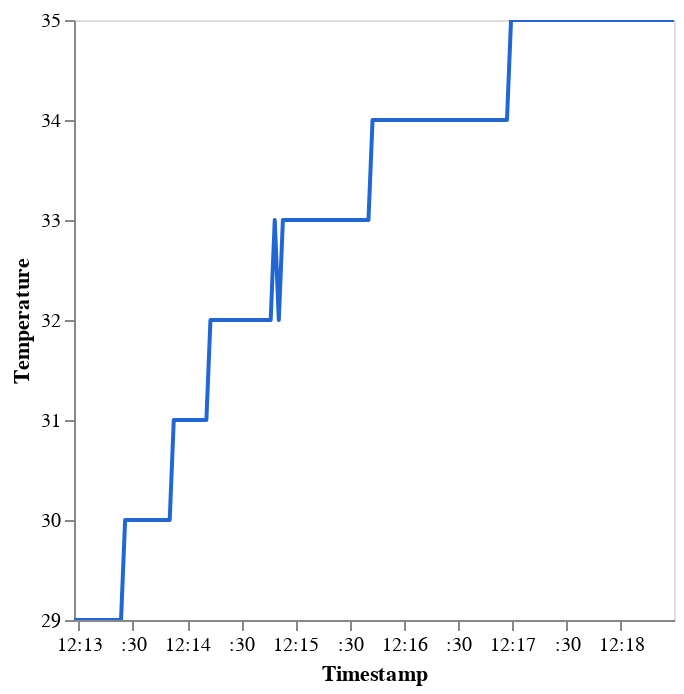

The cell this chart's notebook holds for it:
### Code cell
(lambda: DeepnoteChart(df, """{"layer":[{"layer":[{"mark":{"clip":true,"type":"trail","color":"#2266D3","tooltip":true},"encoding":{"x":{"axis":{"grid":false},"sort":null,"type":"temporal","field":"Timestamp","scale":{"type":"linear","zero":false}},"y":{"axis":{"grid":false},"sort":null,"type":"quantitative","field":"Temperature","scale":{"type":"linear","zero":false},"format":{"type":"default","decimals":null},"formatType":"numberFormatFromNumberType"}}}]}],"title":"","config":{"legend":{}},"$schema":"https://vega.github.io/schema/vega-lite/v5.json","encoding":{},"usermeta":{"tooltipDefaultMode":true}}""") if 'DeepnoteChart' in globals() else _dntk.DeepnoteChart(df, """{"layer":[{"layer":[{"mark":{"clip":true,"type":"trail","color":"#2266D3","tooltip":true},"encoding":{"x":{"axis":{"grid":false},"sort":null,"type":"temporal","field":"Timestamp","scale":{"type":"linear","zero":false}},"y":{"axis":{"grid":false},"sort":null,"type":"quantitative","field":"Temperature","scale":{"type":"linear","zero":false},"format":{"type":"default","decimals":null},"formatType":"numberFormatFromNumberType"}}}]}],"title":"","config":{"legend":{}},"$schema":"https://vega.github.io/schema/vega-lite/v5.json","encoding":{},"usermeta":{"tooltipDefaultMode":true}}"""))()

### Figure 1 — Vega-Lite specification as saved in the notebook (floating-point values rounded to 4 significant figures)
{"$schema": "https://vega.github.io/schema/vega-lite/v5.json", "config": {"legend": {}}, "data": {"values": [{"Humidity": 22, "Temperature": 29, "Timestamp": "2025-01-31T12:12:57.465000"}, {"Humidity": 22, "Temperature": 29, "Timestamp": "2025-01-31T12:13:04.243000"}, {"Humidity": 22, "Temperature": 29, "Timestamp": "2025-01-31T12:13:16.697000"}, {"Humidity": 21, "Temperature": 29, "Timestamp": "2025-01-31T12:13:18.961000"}, {"Humidity": 21, "Temperature": 29, "Timestamp": "2025-01-31T12:13:21.226000"}, {"Humidity": 21, "Temperature": 29, "Timestamp": "2025-01-31T12:13:23.487000"}, {"Humidity": 20, "Temperature": 30, "Timestamp": "2025-01-31T12:13:25.747000"}, {"Humidity": 20, "Temperature": 30, "Timestamp": "2025-01-31T12:13:28.003000"}, {"Humidity": 20, "Temperature": 30, "Timestamp": "2025-01-31T12:13:30.261000"}, {"Humidity": 20, "Temperature": 30, "Timestamp": "2025-01-31T12:13:32.517000"}, {"Humidity": 20, "Temperature": 30, "Timestamp": "2025-01-31T12:13:34.771000"}, {"Humidity": 19, "Temperature": 30, "Timestamp": "2025-01-31T12:13:37.026000"}, {"Humidity": 19, "Temperature": 30, "Timestamp": "2025-01-31T12:13:50.422000"}, {"Humidity": 18, "Temperature": 31, "Timestamp": "2025-01-31T12:13:52.677000"}, {"Humidity": 18, "Temperature": 31, "Timestamp": "2025-01-31T12:13:54.936000"}, {"Humidity": 18, "Temperature": 31, "Timestamp": "2025-01-31T12:13:57.190000"}, {"Humidity": 18, "Temperature": 31, "Timestamp": "2025-01-31T12:13:59.445000"}, {"Humidity": 17, "Temperature": 31, "Timestamp": "2025-01-31T12:14:01.699000"}, {"Humidity": 17, "Temperature": 31, "Timestamp": "2025-01-31T12:14:03.954000"}, {"Humidity": 17, "Temperature": 31, "Timestamp": "2025-01-31T12:14:06.208000"}, {"Humidity": 17, "Temperature": 31, "Timestamp": "2025-01-31T12:14:08.462000"}, {"Humidity": 17, "Temperature": 31, "Timestamp": "2025-01-31T12:14:10.717000"}, {"Humidity": 17, "Temperature": 32, "Timestamp": "2025-01-31T12:14:12.974000"}, {"Humidity": 16, "Temperature": 32, "Timestamp": "2025-01-31T12:14:44.042000"}, {"Humidity": 16, "Temperature": 32, "Timestamp": "2025-01-31T12:14:46.297000"}, {"Humidity": 15, "Temperature": 33, "Timestamp": "2025-01-31T12:14:48.551000"}, {"Humidity": 15, "Temperature": 32, "Timestamp": "2025-01-31T12:14:50.805000"}, {"Humidity": 15, "Temperature": 33, "Timestamp": "2025-01-31T12:14:53.059000"}, {"Humidity": 15, "Temperature": 33, "Timestamp": "2025-01-31T12:14:55.314000"}, {"Humidity": 15, "Temperature": 33, "Timestamp": "2025-01-31T12:14:57.568000"}, {"Humidity": 15, "Temperature": 33, "Timestamp": "2025-01-31T12:14:59.822000"}, {"Humidity": 15, "Temperature": 33, "Timestamp": "2025-01-31T12:15:02.077000"}, {"Humidity": 15, "Temperature": 33, "Timestamp": "2025-01-31T12:15:04.331000"}, {"Humidity": 15, "Temperature": 33, "Timestamp": "2025-01-31T12:15:06.585000"}, {"Humidity": 15, "Temperature": 33, "Timestamp": "2025-01-31T12:15:11.093000"}, {"Humidity": 14, "Temperature": 33, "Timestamp": "2025-01-31T12:15:13.347000"}, {"Humidity": 14, "Temperature": 33, "Timestamp": "2025-01-31T12:15:15.602000"}, {"Humidity": 14, "Temperature": 33, "Timestamp": "2025-01-31T12:15:17.856000"}, {"Humidity": 14, "Temperature": 33, "Timestamp": "2025-01-31T12:15:20.110000"}, {"Humidity": 13, "Temperature": 33, "Timestamp": "2025-01-31T12:15:22.364000"}, {"Humidity": 13, "Temperature": 33, "Timestamp": "2025-01-31T12:15:24.618000"}, {"Humidity": 13, "Temperature": 33, "Timestamp": "2025-01-31T12:15:26.872000"}, {"Humidity": 13, "Temperature": 33, "Timestamp": "2025-01-31T12:15:29.127000"}, {"Humidity": 13, "Temperature": 33, "Timestamp": "2025-01-31T12:15:31.381000"}, {"Humidity": 13, "Temperature": 33, "Timestamp": "2025-01-31T12:15:33.635000"}, {"Humidity": 13, "Temperature": 33, "Timestamp": "2025-01-31T12:15:38.154000"}, {"Humidity": 12, "Temperature": 33, "Timestamp": "2025-01-31T12:15:40.409000"}, {"Humidity": 13, "Temperature": 34, "Timestamp": "2025-01-31T12:15:42.663000"}, {"Humidity": 13, "Temperature": 34, "Timestamp": "2025-01-31T12:15:44.917000"}, {"Humidity": 13, "Temperature": 34, "Timestamp": "2025-01-31T12:15:47.171000"}, {"Humidity": 13, "Temperature": 34, "Timestamp": "2025-01-31T12:15:49.425000"}, {"Humidity": 13, "Temperature": 34, "Timestamp": "2025-01-31T12:15:51.679000"}, {"Humidity": 12, "Temperature": 34, "Timestamp": "2025-01-31T12:15:53.933000"}, {"Humidity": 12, "Temperature": 34, "Timestamp": "2025-01-31T12:15:56.188000"}, {"Humidity": 12, "Temperature": 34, "Timestamp": "2025-01-31T12:15:58.442000"}, {"Humidity": 12, "Temperature": 34, "Timestamp": "2025-01-31T12:16:00.696000"}, {"Humidity": 12, "Temperature": 34, "Timestamp": "2025-01-31T12:16:02.950000"}, {"Humidity": 12, "Temperature": 34, "Timestamp": "2025-01-31T12:16:05.204000"}, {"Humidity": 12, "Temperature": 34, "Timestamp": "2025-01-31T12:16:07.459000"}, {"Humidity": 12, "Temperature": 34, "Timestamp": "2025-01-31T12:16:09.713000"}, {"Humidity": 11, "Temperature": 34, "Timestamp": "2025-01-31T12:16:11.967000"}, {"Humidity": 11, "Temperature": 34, "Timestamp": "2025-01-31T12:16:14.222000"}, {"Humidity": 11, "Temperature": 34, "Timestamp": "2025-01-31T12:16:16.476000"}, {"Humidity": 11, "Temperature": 34, "Timestamp": "2025-01-31T12:16:18.730000"}, {"Humidity": 11, "Temperature": 34, "Timestamp": "2025-01-31T12:16:20.985000"}, {"Humidity": 11, "Temperature": 34, "Timestamp": "2025-01-31T12:16:23.239000"}, {"Humidity": 11, "Temperature": 34, "Timestamp": "2025-01-31T12:16:25.493000"}, {"Humidity": 11, "Temperature": 34, "Timestamp": "2025-01-31T12:16:27.747000"}, {"Humidity": 11, "Temperature": 34, "Timestamp": "2025-01-31T12:16:30.002000"}, {"Humidity": 11, "Temperature": 34, "Timestamp": "2025-01-31T12:16:32.256000"}, {"Humidity": 11, "Temperature": 34, "Timestamp": "2025-01-31T12:16:34.510000"}, {"Humidity": 11, "Temperature": 34, "Timestamp": "2025-01-31T12:16:36.764000"}, {"Humidity": 11, "Temperature": 34, "Timestamp": "2025-01-31T12:16:39.018000"}, {"Humidity": 11, "Temperature": 34, "Timestamp": "2025-01-31T12:16:41.273000"}, {"Humidity": 10, "Temperature": 34, "Timestamp": "2025-01-31T12:16:43.527000"}, {"Humidity": 10, "Temperature": 34, "Timestamp": "2025-01-31T12:16:45.781000"}, {"Humidity": 10, "Temperature": 34, "Timestamp": "2025-01-31T12:16:48.035000"}, {"Humidity": 10, "Temperature": 34, "Timestamp": "2025-01-31T12:16:50.289000"}, {"Humidity": 10, "Temperature": 34, "Timestamp": "2025-01-31T12:16:52.543000"}, {"Humidity": 10, "Temperature": 34, "Timestamp": "2025-01-31T12:16:54.798000"}, {"Humidity": 11, "Temperature": 34, "Timestamp": "2025-01-31T12:16:57.052000"}, {"Humidity": 10, "Temperature": 35, "Timestamp": "2025-01-31T12:16:59.306000"}, {"Humidity": 10, "Temperature": 35, "Timestamp": "2025-01-31T12:17:01.560000"}, {"Humidity": 11, "Temperature": 35, "Timestamp": "2025-01-31T12:17:03.814000"}, {"Humidity": 10, "Temperature": 35, "Timestamp": "2025-01-31T12:17:06.068000"}, {"Humidity": 10, "Temperature": 35, "Timestamp": "2025-01-31T12:17:08.323000"}, {"Humidity": 10, "Temperature": 35, "Timestamp": "2025-01-31T12:17:10.582000"}, {"Humidity": 9, "Temperature": 35, "Timestamp": "2025-01-31T12:17:12.837000"}, {"Humidity": 10, "Temperature": 35, "Timestamp": "2025-01-31T12:17:17.345000"}, {"Humidity": 10, "Temperature": 35, "Timestamp": "2025-01-31T12:17:19.599000"}, {"Humidity": 9, "Temperature": 35, "Timestamp": "2025-01-31T12:17:21.853000"}, {"Humidity": 10, "Temperature": 35, "Timestamp": "2025-01-31T12:17:24.107000"}, {"Humidity": 9, "Temperature": 35, "Timestamp": "2025-01-31T12:17:26.361000"}, {"Humidity": 10, "Temperature": 35, "Timestamp": "2025-01-31T12:17:28.616000"}, {"Humidity": 9, "Temperature": 35, "Timestamp": "2025-01-31T12:17:30.870000"}, {"Humidity": 9, "Temperature": 35, "Timestamp": "2025-01-31T12:17:33.124000"}, {"Humidity": 9, "Temperature": 35, "Timestamp": "2025-01-31T12:17:35.379000"}, {"Humidity": 9, "Temperature": 35, "Timestamp": "2025-01-31T12:17:37.633000"}, {"Humidity": 10, "Temperature": 35, "Timestamp": "2025-01-31T12:17:39.887000"}, {"Humidity": 10, "Temperature": 35, "Timestamp": "2025-01-31T12:17:42.141000"}, {"Humidity": 9, "Temperature": 35, "Timestamp": "2025-01-31T12:17:44.395000"}, {"Humidity": 9, "Temperature": 35, "Timestamp": "2025-01-31T12:17:46.650000"}, {"Humidity": 9, "Temperature": 35, "Timestamp": "2025-01-31T12:17:48.904000"}, {"Humidity": 9, "Temperature": 35, "Timestamp": "2025-01-31T12:17:51.158000"}, {"Humidity": 9, "Temperature": 35, "Timestamp": "2025-01-31T12:17:53.412000"}, {"Humidity": 9, "Temperature": 35, "Timestamp": "2025-01-31T12:17:55.666000"}, {"Humidity": 9, "Temperature": 35, "Timestamp": "2025-01-31T12:17:57.920000"}, {"Humidity": 9, "Temperature": 35, "Timestamp": "2025-01-31T12:18:02.429000"}, {"Humidity": 9, "Temperature": 35, "Timestamp": "2025-01-31T12:18:04.683000"}, {"Humidity": 9, "Temperature": 35, "Timestamp": "2025-01-31T12:18:06.937000"}, {"Humidity": 9, "Temperature": 35, "Timestamp": "2025-01-31T12:18:09.191000"}, {"Humidity": 9, "Temperature": 35, "Timestamp": "2025-01-31T12:18:11.446000"}, {"Humidity": 9, "Temperature": 35, "Timestamp": "2025-01-31T12:18:13.700000"}, {"Humidity": 9, "Temperature": 35, "Timestamp": "2025-01-31T12:18:15.954000"}, {"Humidity": 8, "Temperature": 35, "Timestamp": "2025-01-31T12:18:18.208000"}, {"Humidity": 8, "Temperature": 35, "Timestamp": "2025-01-31T12:18:20.462000"}, {"Humidity": 9, "Temperature": 35, "Timestamp": "2025-01-31T12:18:22.717000"}, {"Humidity": 9, "Temperature": 35, "Timestamp": "2025-01-31T12:18:24.971000"}, {"Humidity": 8, "Temperature": 35, "Timestamp": "2025-01-31T12:18:27.225000"}, {"Humidity": 8, "Temperature": 35, "Timestamp": "2025-01-31T12:18:29.479000"}]}, "encoding": {}, "layer": [{"layer": [{"encoding": {"x": {"axis": {"grid": false}, "field": "Timestamp", "scale": {"type": "linear", "zero": false}, "sort": null, "type": "temporal"}, "y": {"axis": {"grid": false}, "field": "Temperature", "format": {"decimals": null, "type": "default"}, "formatType": "numberFormatFromNumberType", "scale": {"type": "linear", "zero": false}, "sort": null, "type": "quantitative"}}, "mark": {"clip": true, "color": "#2266D3", "tooltip": true, "type": "trail"}}]}], "title": "", "usermeta": {"tooltipDefaultMode": true}}
